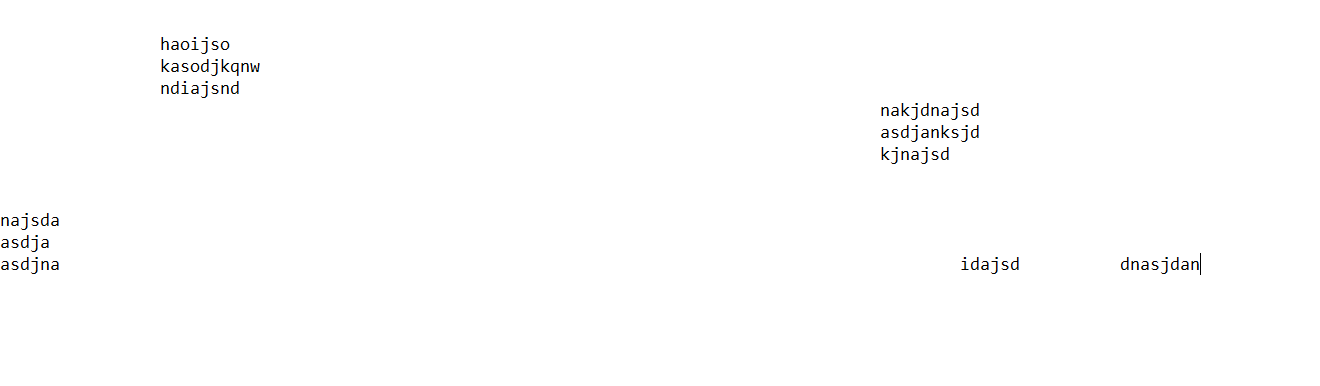
#> input picture img6.png, 1320 x 386 px
$ python trial10.py   (older library calls are emulated)
#> lines starting #> are read from the running program, lines starting #| are printed output that depends on the picture; after the words box and inside, x2 and y2 are one past the last pixel; in counts of white or black regions, pixels touching at a corner belong together
import cv2


def captch_ex(file_name):
#> called with file_name = 'img6.png'
    img = cv2.imread(file_name)
#> img is the input picture: shape (386, 1320, 3); mean B, G, R 253.7, 253.7, 253.7

    img_final = cv2.imread(file_name)
    img2gray = cv2.cvtColor(img, cv2.COLOR_BGR2GRAY)
    ret, mask = cv2.threshold(img2gray, 180, 255, cv2.THRESH_BINARY)
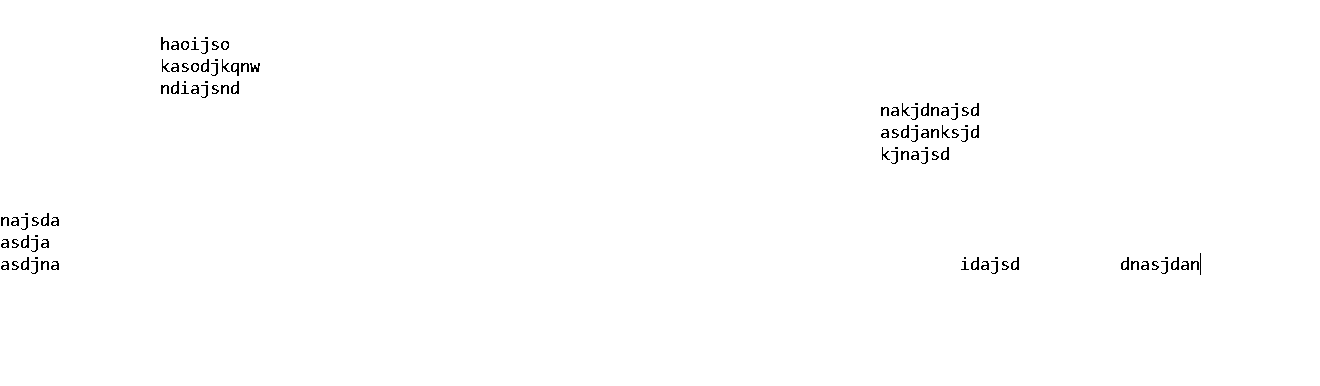
#> mask: shape (386, 1320); 99.3% white; black in thin lines or dots, all inside (x1, y1, x2, y2) = (1, 37, 1201, 275)
    image_final = cv2.bitwise_and(img2gray, img2gray, mask=mask)
    ret, new_img = cv2.threshold(image_final, 180, 255, cv2.THRESH_BINARY)  # for black text , cv.THRESH_BINARY_INV
    '''
            line  8 to 12  : Remove noisy portion
    '''
    kernel = cv2.getStructuringElement(cv2.MORPH_CROSS, (3,
                                                         3))  # to manipulate the orientation of dilution , large x means horizonatally dilating  more, large y means vertically dilating more
    dilated = cv2.dilate(new_img, kernel, iterations=9)  # dilate , more the iteration more the dilation
#> dilated: shape (386, 1320); every value is 255

    # for cv2.x.x

    contours, hierarchy = cv2.findContours(dilated, cv2.RETR_EXTERNAL, cv2.CHAIN_APPROX_NONE)  # findContours returns 3 variables for getting contours
#> contours = 1 contour; box (x1, y1, x2, y2) and area: (0, 0, 1320, 386) 507815

    # for cv3.x.x comment above line and uncomment line below

    #image, contours, hierarchy = cv2.findContours(dilated,cv2.RETR_EXTERNAL,cv2.CHAIN_APPROX_NONE)


    for contour in contours:
        # get rectangle bounding contour
        [x, y, w, h] = cv2.boundingRect(contour)

        # Don't plot small false positives that aren't text
        if w < 35 and h < 35:
            continue

        # draw rectangle around contour on original image
        cv2.rectangle(img, (x, y), (x + w, y + h), (255, 0, 255), 2)

        '''
        #you can crop image and send to OCR  , false detected will return no text :)
        cropped = img_final[y :y +  h , x : x + w]

        s = file_name + '/crop_' + str(index) + '.jpg'
        cv2.imwrite(s , cropped)
        index = index + 1

        '''
#> this loop made 1 pass
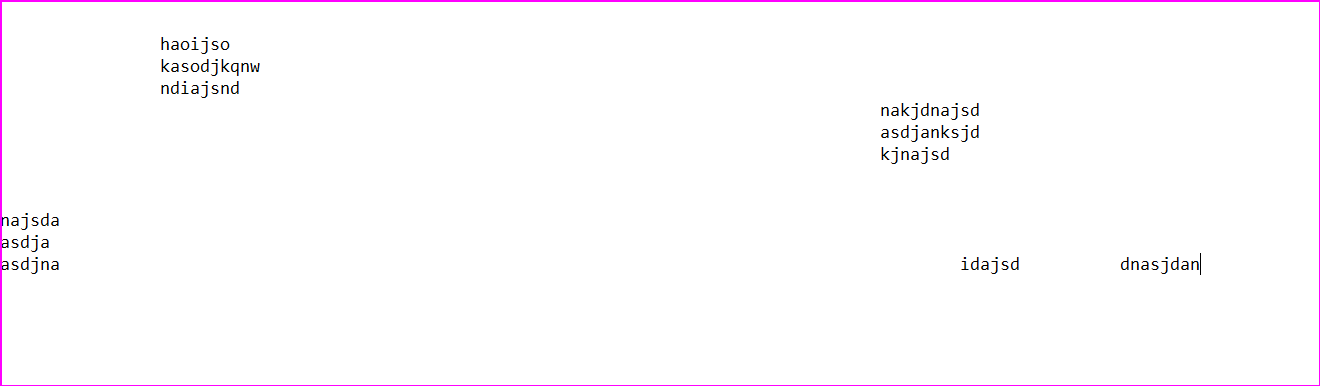
#> img: shape (386, 1320, 3); 1% of pixels changed, all inside (x1, y1, x2, y2) = (0, 0, 1320, 386)
    # write original image with added contours to disk
    cv2.imshow('captcha_result', img)
    cv2.waitKey()


file_name = 'img6.png'
captch_ex(file_name)

$ run again, with img2.png copied over img6.png
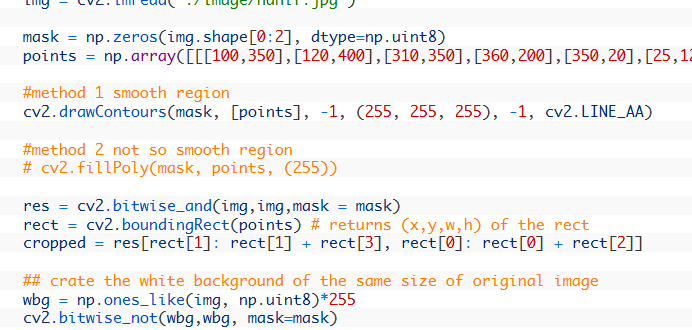
#> input picture img2.png, 692 x 330 px
#> in captch_ex, img is the input picture: shape (330, 692, 3); mean B, G, R 240.9, 240.7, 243.2
#> in captch_ex, `ret, mask = cv2.threshold(img2gray, 180, 255, cv2.THRESH_BINARY)`:
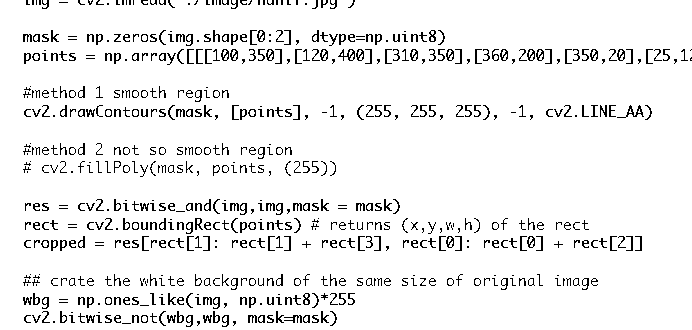
#> mask: shape (330, 692); 93.3% white; black in thin lines or dots
#> dilated: shape (330, 692); every value is 255
#> contours = 1 contour; box (x1, y1, x2, y2) and area: (0, 0, 692, 330) 227339
#> the loop in captch_ex, `for contour in contours:` made 1 pass
#> after the loop in captch_ex, `for contour in contours:`:
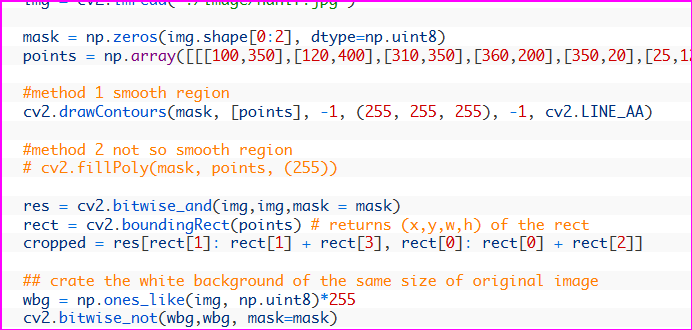
#> img: shape (330, 692, 3); 1.34% of pixels changed, all inside (x1, y1, x2, y2) = (0, 0, 692, 330)

$ run again, with img3.png copied over img6.png
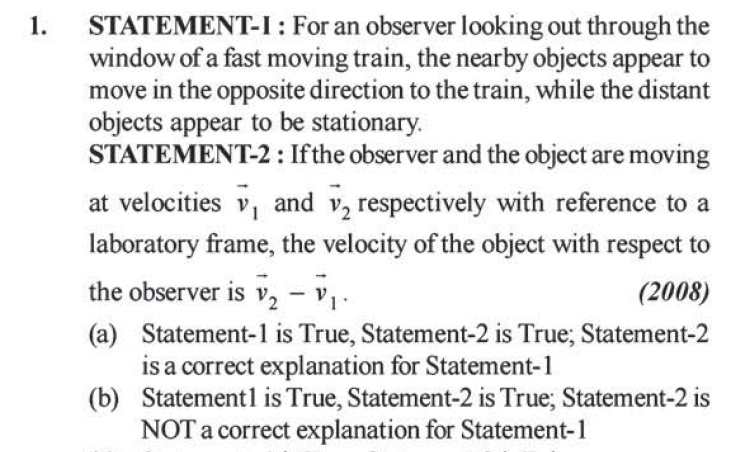
#> input picture img3.png, 741 x 452 px
#> in captch_ex, img is the input picture: shape (452, 741, 3); mean B, G, R 230.8, 230.4, 230.1
#> in captch_ex, `ret, mask = cv2.threshold(img2gray, 180, 255, cv2.THRESH_BINARY)`:
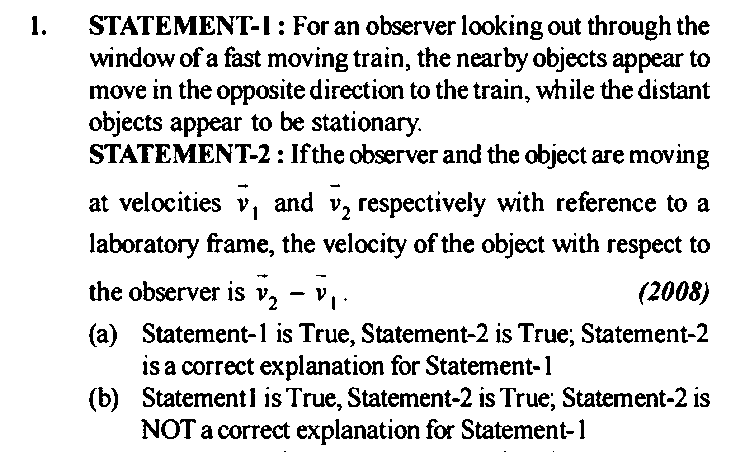
#> mask: shape (452, 741); 86.4% white; 483 black regions (44 under 20 px)
#> dilated: shape (452, 741); every value is 255
#> contours = 1 contour; box (x1, y1, x2, y2) and area: (0, 0, 741, 452) 333740
#> the loop in captch_ex, `for contour in contours:` made 1 pass
#> after the loop in captch_ex, `for contour in contours:`:
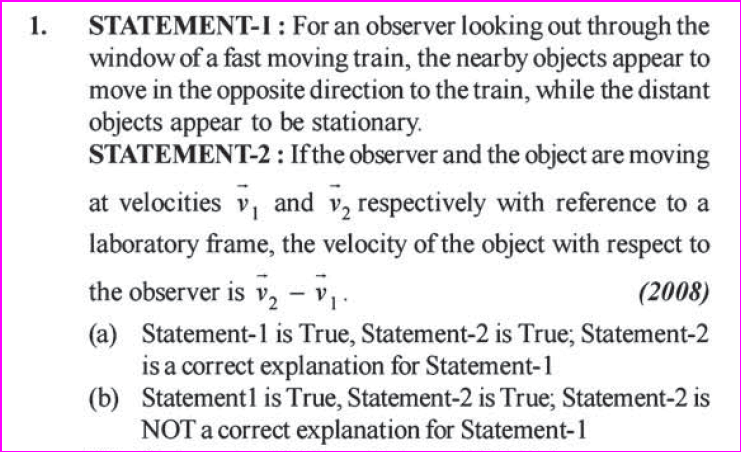
#> img: shape (452, 741, 3); 1.07% of pixels changed, all inside (x1, y1, x2, y2) = (0, 0, 741, 452)
